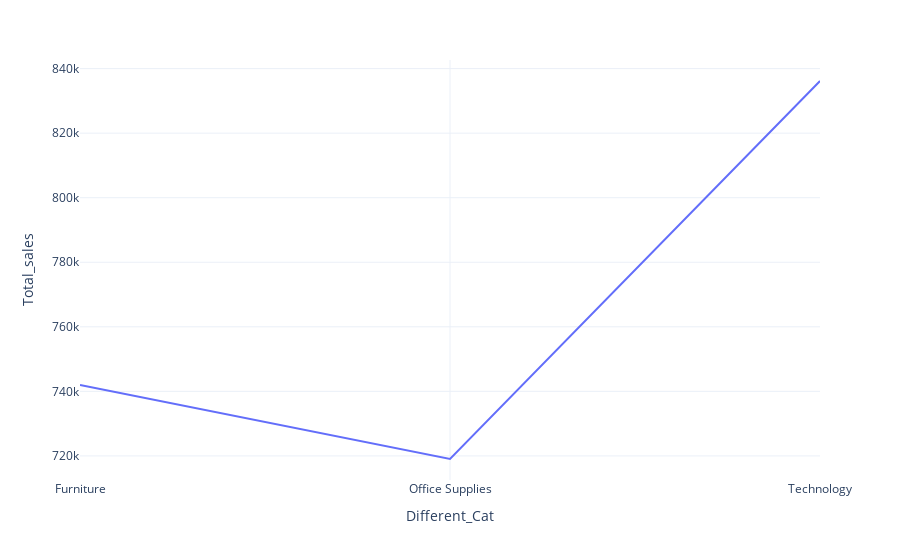

Source (notebook cell):
### Code cell
fig.show()

### Figure 1 — Plotly figure (JSON) as saved in the notebook; plotly's stock layout.template omitted (floating-point values rounded to 4 significant figures)
{"data": [{"hovertemplate": "Different_Cat=%{x}<br>Total_sales=%{y}<extra></extra>", "legendgroup": "", "line": {"color": "#636efa", "dash": "solid"}, "marker": {"symbol": "circle"}, "mode": "lines", "name": "", "orientation": "v", "showlegend": false, "type": "scatter", "x": ["Furniture", "Office Supplies", "Technology"], "xaxis": "x", "y": [742000.0, 719000.0, 836200.0], "yaxis": "y"}], "layout": {"legend": {"tracegroupgap": 0}, "margin": {"t": 60}, "xaxis": {"anchor": "y", "domain": [0, 1], "title": {"text": "Different_Cat"}}, "yaxis": {"anchor": "x", "domain": [0, 1], "title": {"text": "Total_sales"}}}}
